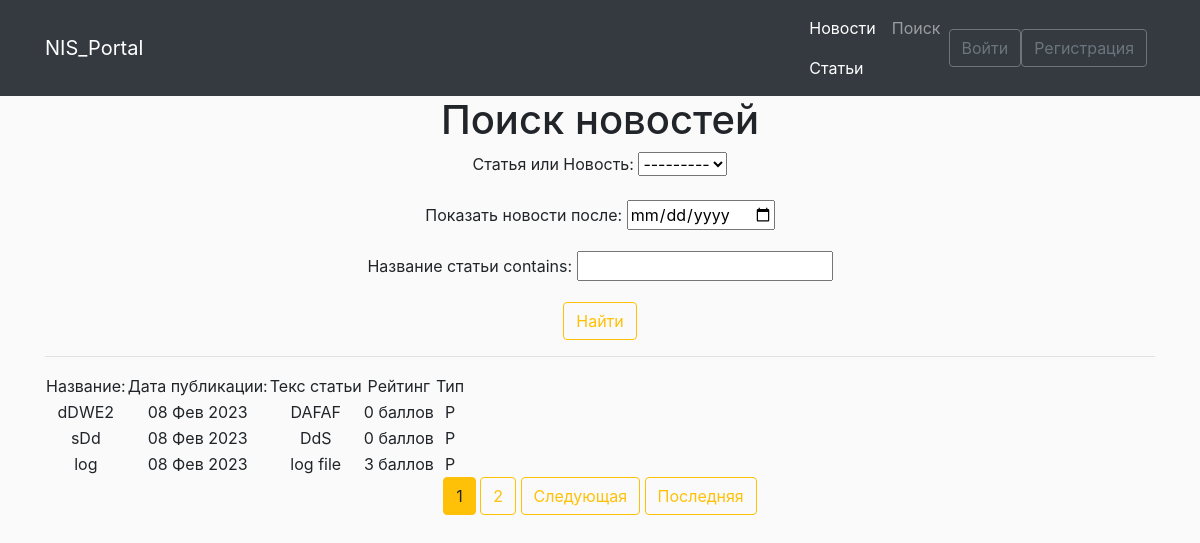
Before: /posts/search with the older database file.
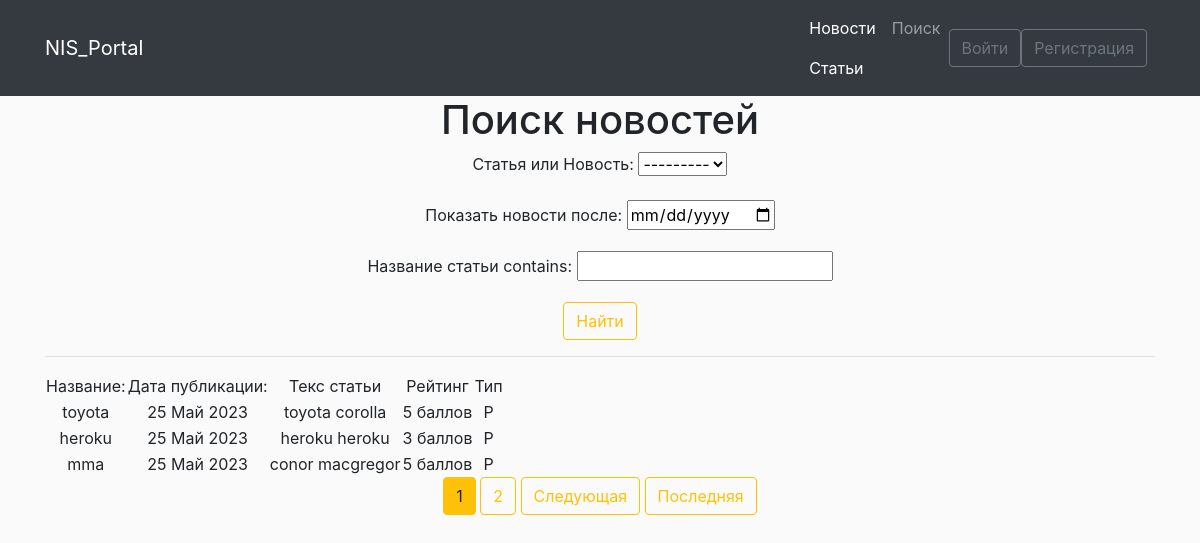
After: the same page with the newer database file.
### news/models.py (models this page shows, shortened)
class Post(models.Model):
    post = 'P'
    news = 'N'
    author = models.ForeignKey(Author, verbose_name='Автор', on_delete=models.CASCADE, related_name='posts')
    select = models.CharField('Статья или Новость', max_length=10, choices=SELECT, default=post)
    date = models.DateTimeField('Дата', default=timezone.now)
    categories = models.ManyToManyField(Category, through='PostCategory', verbose_name='Категория:')
    title = models.CharField('Название статьи', max_length=120, unique=True)
    text = models.TextField('Основной текст статьи')
    rating_post = models.IntegerField(default=0, verbose_name='Рейтинг:')
    class Meta:
        verbose_name = 'Пост'
        verbose_name_plural = 'Посты'
        ordering = ['-date']  # сортировка с конца списка articles

### news/views.py (the view)
# urls.py: path('search', views.SearchNewsView.as_view(), name='news-search'),
class SearchNewsView(ListView):
    model = Post
    template_name = 'news/searchNews.html'
    context_object_name = 'news'
    paginate_by = 3
    def get_queryset(self):
        queryset = super().get_queryset()
        self.filterset = NewsFilter(self.request.GET, queryset)
        return self.filterset.qs
    def get_context_data(self, **kwargs):
        context = super().get_context_data(**kwargs)
        context['filterset'] = self.filterset
        return context

### news/templatetags/custom_filters.py (called while the page is built)
@register.filter()
def currency(value, code):
    postfix = CURRENCIES_SYMBOLS[code]
    return f'{value} {postfix}'

### news/templatetags/custom_tags.py (called while the page is built)
@register.simple_tag(takes_context=True)
def url_replace(context, **kwargs):
    d = context['request'].GET.copy()
    for k, v in kwargs.items():
        d[k] = v
    return d.urlencode()

### news/templates/news/searchNews.html (shortened to what this page needs)
{% extends 'news/base.html' %}
{% load custom_filters %}
{% load custom_tags %}
{% block content %}
   <h1>Поиск новостей</h1>
   <form action="" method="get">
       {{ filterset.form.as_p }}
       <input type="submit" class="btn btn-outline-warning" value="Найти" />
   </form>
   <hr>
    {% if news %}
       <table>
           <tr>
               <td>Название:</td>
               <td>Дата публикации:</td>
               <td>Текс статьи</td>
               <td>Рейтинг</td>
               <td>Тип</td>
           </tr>
           {% for new in news %}
           <tr>
               <td>{{ new.title }}</td>
               <td>{{ new.date|date:'d M Y' }}</td>
               <td>{{ new.text|truncatechars:20 }}</td>
               <td>{{ new.rating_post|currency:"score" }}</td>
               <td>{{ new.select }}</td>
           </tr>
           {% endfor %}
       </table>
 {% endif %}
   {% if is_paginated %}
      {% for num in page_obj.paginator.page_range %}
        {% if num == page_obj.number %}
          <button class="btn btn-warning">{{ num }}</button>
        {% elif num > page_obj.number|add:'-2' and num < page_obj.number|add:'2' %}
          <a href="?page={{ num }}" class="btn btn-outline-warning">{{ num }}</a>
        {% endif %}
      {% endfor %}
      {% if page_obj.has_next %}
        <a href="?{% url_replace page=page_obj.next_page_number %}" class="btn btn-outline-warning">Следующая</a>
        <a href="?{% url_replace page=page_obj.paginator.num_pages %}" class="btn btn-outline-warning">Последняя</a>
      {% endif %}
    {% endif %}
{% endblock content %}

Changed rows visible on the page:
no longer on this page (row unchanged): Post: title "dDWE2", date "08 Фев 2023", text "DAFAF", rating_post "0 баллов", select "P"
no longer on this page (row unchanged): Post: title "sDd", date "08 Фев 2023", text "DdS", rating_post "0 баллов", select "P"
no longer on this page (row unchanged): Post: title "log", date "08 Фев 2023", text "log file", rating_post "3 баллов", select "P"
added Post: title "toyota", date "25 Май 2023", text "toyota corolla", rating_post "5 баллов", select "P"
added Post: title "heroku", date "25 Май 2023", text "heroku heroku", rating_post "3 баллов", select "P"
added Post: title "mma", date "25 Май 2023", text "conor macgregor", rating_post "5 баллов", select "P"
